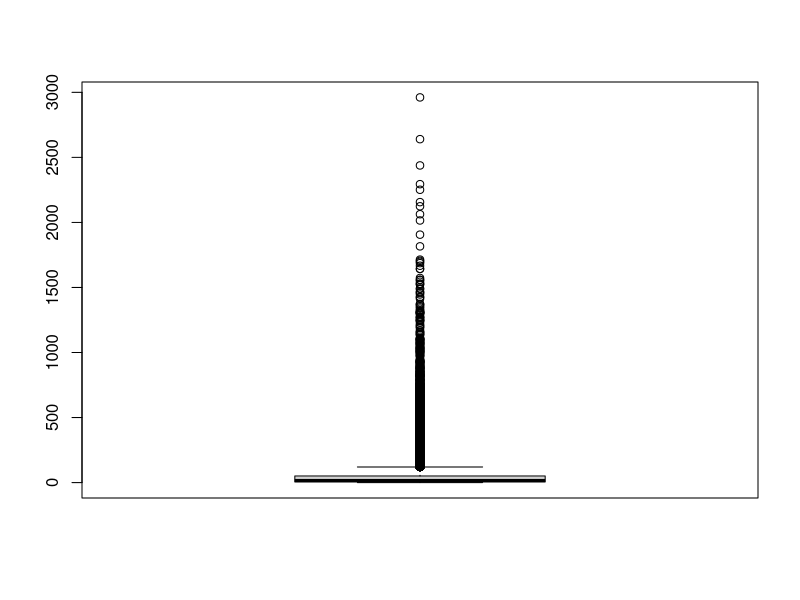
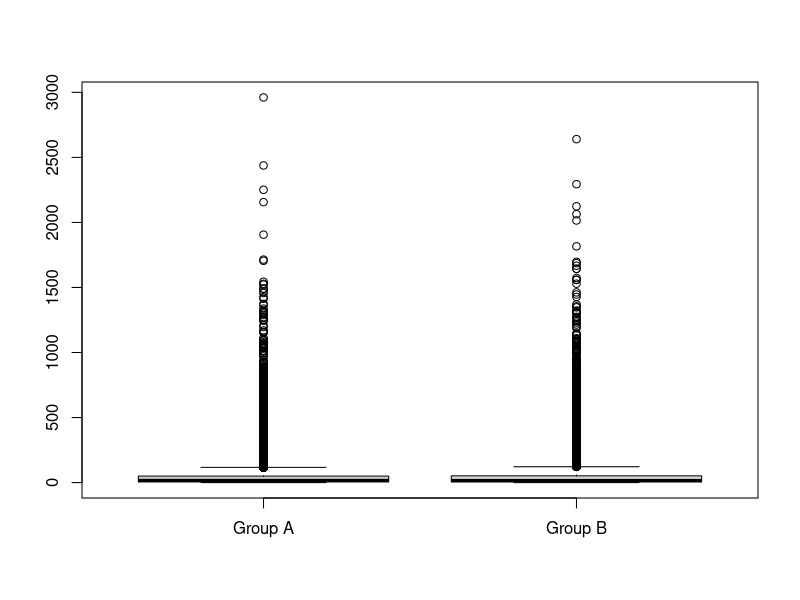
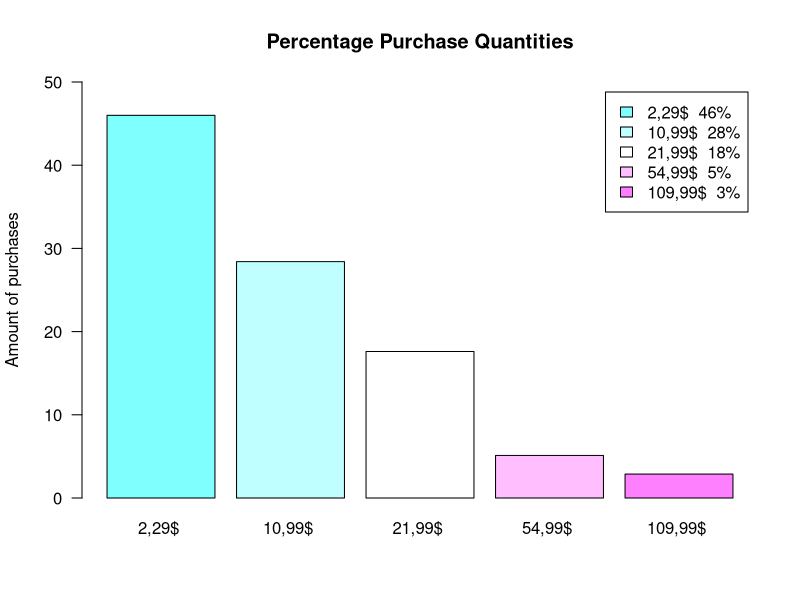
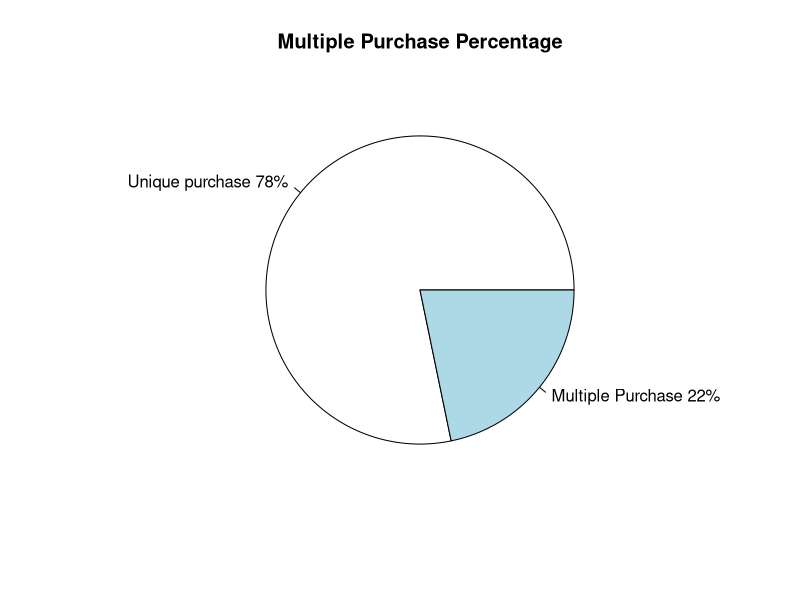
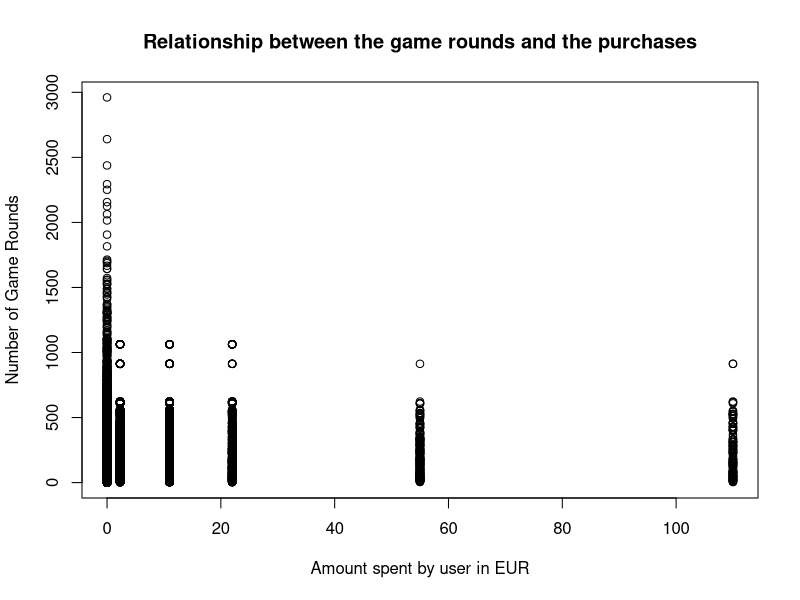
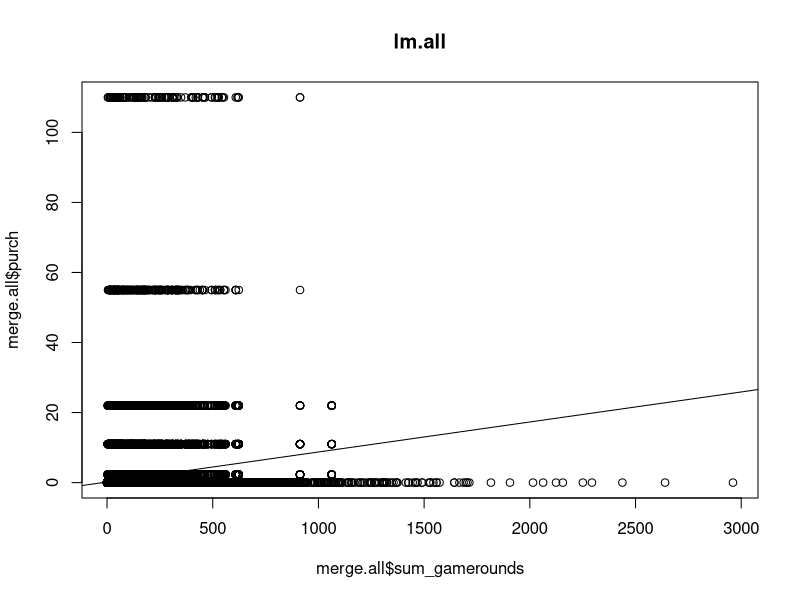
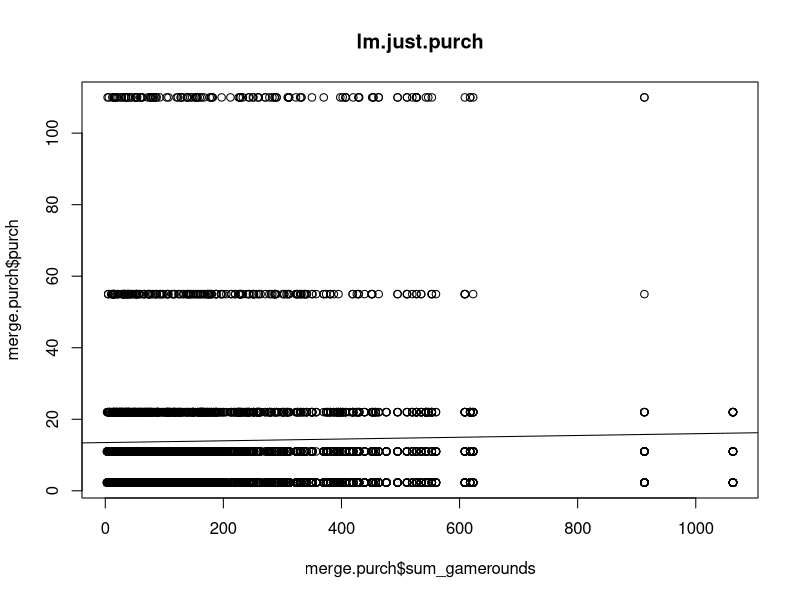

Source code (R) for these figures, in order:
## ---- chunk 1
knitr::opts_chunk$set(echo = TRUE)
## ---- chunk 2
  DS <- read.csv("cookie_cats_ABtest.csv", sep = ",")
  PR <- read.csv("cookie_cats_purch.csv", sep = ",")
  
  str(DS)
  str(PR)
## ---- chunk 3
  naUserid <- which(is.na(DS$userid)) ; naUserid
  DS <- DS[-naUserid, ]
## ---- chunk 4
  table(DS$retention_1)
  DS$retention_1[DS$retention_1 == "false "] = FALSE
  DS$retention_1[DS$retention_1 == "  true "] = TRUE
  table(DS$retention_1)
## ---- chunk 5
  DS <- DS[-which.max(DS$sum_gamerounds), ]
## ---- chunk 6
  inexistentValues <- which((PR$id %in% DS$userid) == FALSE) ; inexistentValues
  PR <- PR[-inexistentValues, ]
  which((PR$id %in% DS$userid) == FALSE)
## ---- chunk 7
  naPurch <- which(is.na(PR$purch)) ; naPurch
  PR <- PR[-naPurch, ]
## ---- chunk 8
  PR['purch'] <-  as.numeric(gsub("[a-zA-Z]","", PR$purch))
## ---- chunk 9
  PR$purch[PR$purch < 0] <- -(PR$purch[PR$purch < 0])
  unique(PR$purch)
## ---- chunk 10
  nrow(DS)
## ---- chunk 11
  table(DS$version)
## ---- chunk 12
  boxplot(DS$sum_gamerounds)
  groupA <- DS$sum_gamerounds[DS$version == "gate_30"]
  groupB <- DS$sum_gamerounds[DS$version == "gate_40"]
  boxplot(groupA, groupB, names = c("Group A", "Group B"))
## ---- chunk 13
  activeUsersDay1 <- sum(DS$retention_1 == TRUE)
  totalUsers <- nrow(DS)
  percentageRetentionDay1 <- activeUsersDay1 * 100 / totalUsers
  paste(as.character(round(percentageRetentionDay1, 3)),"%")
## ---- chunk 14
  activeUsersDay7 <- sum(DS$retention_1 == TRUE & DS$retention_7 == TRUE)
  percentageRetentionDay7 <- activeUsersDay7 * 100 / totalUsers
  paste(as.character(round(percentageRetentionDay7, 3)),"%")
## ---- chunk 15
  non.playing.users <- sum(DS$retention_1 == FALSE & DS$retention_7 == FALSE) ; non.playing.users
## ---- chunk 16
  percentageNonPlayingUsers <- non.playing.users * 100 / totalUsers
  paste(as.character(round(percentageNonPlayingUsers, 2)),"%")
## ---- chunk 17
  num.users.DS <- nrow(DS)
  num.users.PR <- nrow(PR)

  purch.2.29 <- sum(length(PR$purch[PR$purch == "2.29"])) * 100 / num.users.PR 
  purch.10.99 <- sum(length(PR$purch[PR$purch == "10.99"])) * 100 / num.users.PR
  purch.21.99 <- sum(length(PR$purch[PR$purch == "21.99"])) * 100 / num.users.PR
  purch.54.99 <- sum(length(PR$purch[PR$purch == "54.99"])) * 100 / num.users.PR
  purch.109.99 <- sum(length(PR$purch[PR$purch == "109.99"])) * 100 / num.users.PR
  
  purch.quantities <- c(purch.2.29, purch.10.99, purch.21.99, purch.54.99, purch.109.99)
  
  myLables <- c("2,29$ ", "10,99$ ", "21,99$ ", "54,99$ ", "109,99$ ")
  myLables2 <- paste(round(purch.quantities),"%", sep = "")
  myLables2
  
  myLables3 <- paste(myLables, myLables2)
  
  barplot(purch.quantities, names = myLables, col = cm.colors(length(purch.quantities)), legend.text = myLables3, ylim = c(0, 50), main = "Percentage Purchase Quantities", ylab = "Amount of purchases", las = 1)
    
## ---- chunk 18
  repeated <- length(table(PR$id))
  percentage.multiple.purchases <- repeated * 100 / num.users.PR
  pct.paying.users <- (num.users.PR-repeated) * 100 / num.users.PR ; pct.paying.users
  
  total.pct <- c(pct.paying.users, percentage.multiple.purchases)
  
  lable1 <- c("Unique purchase", "Multiple Purchase")
  lable2 <- paste(round(total.pct), "%", sep = "") ; lable2
  lable3 <- paste(lable1, lable2) ; lable3
  
  pie(c(pct.paying.users, percentage.multiple.purchases), lable3, main = "Multiple Purchase Percentage")
  
  
## ---- chunk 19
  mean <- mean(PR$purch) ; mean
  #
  
  
## ---- chunk 20
  num.users.DS <- nrow(DS)
  num.users.PR <- nrow(PR)
  PR.AND.DS.USERS <- sum(num.users.DS, num.users.PR)
  
  conversion.rate <- (num.users.PR / PR.AND.DS.USERS)
  paste(as.character(round(conversion.rate, 2)), "%")

## ---- chunk 21
  total.revenue <- sum(PR$purch)
  ARPU <- total.revenue / PR.AND.DS.USERS

## ---- chunk 22
  ARPPU <- total.revenue / num.users.PR

## ---- chunk 23
  #d1 <- c(conversion.rate, ARPU, ARPPU)
  #knitr::kable(d1, format = "pipe", col.names = "Conversion Rate", "ARPU", "ARPPU")
  
  

## ---- chunk 24
  #stdev <- sqrt(sum((dataset$A)^2) / (length(dataset$A)-1))
## ---- chunk 25
  library(dplyr)
  merge.all <-merge(DS,PR,by.x="userid",by.y="id", all = TRUE)
  merge.all$purch[is.na(merge.all$purch)] <- 0
  
  merge.purch = merge(DS,PR,by.x="userid",by.y="id")
## ---- chunk 26
  plot(merge.all$purch, merge.all$sum_gamerounds, ylab = "Number of Game Rounds", xlab = "Amount spent by user in EUR", main = "Relationship between the game rounds and the purchases")
## ---- chunk 27
  lm.all <- lm(purch ~ sum_gamerounds, merge.all)
  lm.all
  
  lm.just.purch <- lm(purch ~ sum_gamerounds, merge.purch)
  lm.just.purch
  
  plot(merge.all$sum_gamerounds, merge.all$purch, main = "lm.all")
  abline(lm.all)
  
  plot(merge.purch$sum_gamerounds, merge.purch$purch, main = "lm.just.purch")
  abline(lm.just.purch)
#supuestamente purch es mejor
## ---- chunk 28
  summary(lm.all)
  summary(lm.just.purch)
## ---- chunk 29
  fifty.gamerounds <- 50
  new.ds <- data.frame(sum_gamerounds=fifty.gamerounds)
  prediction = predict(lm.all, new.ds)
  prediction
  
  prediction1 = predict(lm.just.purch, new.ds)
  prediction1
## ---- chunk 30
  simulation.game.rounds <- seq(from = 0, to = 1000, by = 50)
  new.ds <- data.frame(sum_gamerounds=simulation.game.rounds)
  predicted.simulation <- predict(lm.all, new.ds)
  predicted.simulation
  
  predicted.simulation.1 <- predict(lm.just.purch, new.ds)
  predicted.simulation.1
